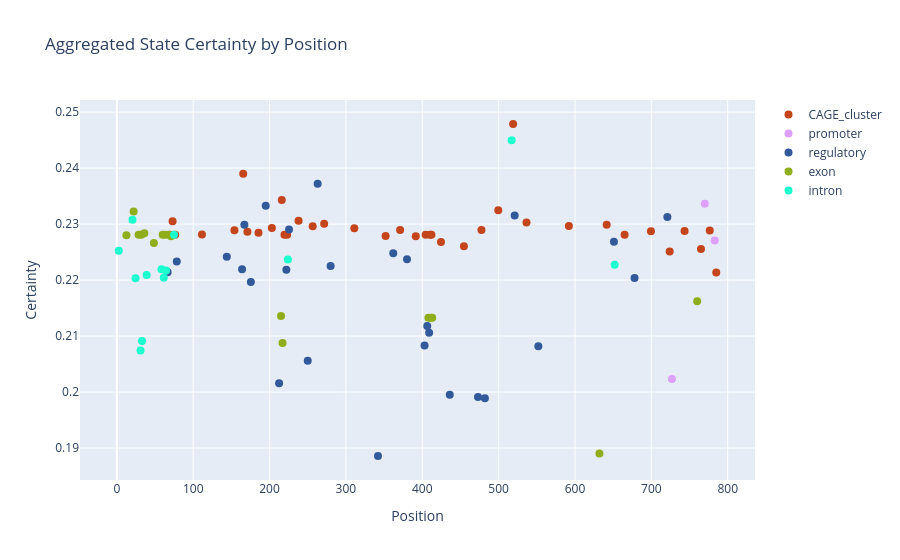

Notebook code cell kept with this figure:
### Code cell
cos_dist = df["fit_cos_dist"].to_numpy()
inv_weights = 1 / (cos_dist + 1e-10)
weights = inv_weights #/ inv_weights.sum()

n_positions = state_arrays.shape[1]
weighted_state_array = np.zeros(n_positions, dtype=int)
certainty = np.zeros(n_positions)

for pos in range(n_positions):
    state_counts = np.zeros(n_states)
    for i, state in enumerate(state_arrays[:, pos]):
        state_counts[state] += weights[i]
    weighted_state_array[pos] = np.argmax(state_counts)
    # certainty = mean cos_dist of individuals that agree on this state
    agreeing = state_arrays[:, pos] == weighted_state_array[pos]
    certainty[pos] = cos_dist[agreeing].mean()

# aggregate into runs of same state
positions, states, certs = [], [], []
i = 0
while i < n_positions:
    s = weighted_state_array[i]
    run = [i]
    while i + 1 < n_positions and weighted_state_array[i + 1] == s:
        i += 1
        run.append(i)
    positions.append(np.mean(run))
    states.append(s)
    certs.append(np.mean(certainty[run]))
    i += 1

fig = go.Figure()
for s in range(n_states):
    mask = [i for i, st in enumerate(states) if st == s]
    if mask:
        fig.add_trace(go.Scatter(
            x=[positions[i] for i in mask],
            y=[certs[i] for i in mask],
            mode="markers",
            marker=dict(color=colors[s], size=8),
            name=state_names[s],
        ))

fig.update_layout(
    title="Aggregated State Certainty by Position",
    xaxis_title="Position",
    yaxis_title="Certainty",
)
fig.show()

### Figure 1 — Plotly figure (JSON) as saved in the notebook; plotly's stock layout.template omitted (floating-point values rounded to 4 significant figures)
{"data": [{"marker": {"color": "#C4451C", "size": 8}, "mode": "markers", "name": "CAGE_cluster", "type": "scatter", "x": [69.5, 73, 76.5, 111.5, 154, 165.5, 171, 185.5, 203, 216, 219.5, 223, 238, 256.5, 271.5, 311, 352, 371, 391.5, 404.5, 410, 412, 424.5, 454.5, 477.5, 499.5, 519, 536.5, 592, 641.5, 665, 699.5, 724, 743.5, 765, 776.5, 785], "y": [0.2281, 0.2305, 0.2281, 0.2282, 0.2289, 0.239, 0.2286, 0.2284, 0.2293, 0.2343, 0.2281, 0.2281, 0.2306, 0.2296, 0.2301, 0.2293, 0.2279, 0.229, 0.2278, 0.2281, 0.2281, 0.2281, 0.2268, 0.226, 0.2289, 0.2325, 0.2479, 0.2303, 0.2297, 0.2299, 0.2281, 0.2287, 0.2251, 0.2288, 0.2256, 0.2289, 0.2213]}, {"marker": {"color": "#DEA0FD", "size": 8}, "mode": "markers", "name": "promoter", "type": "scatter", "x": [727, 770, 783], "y": [0.2023, 0.2336, 0.2271]}, {"marker": {"color": "#325A9B", "size": 8}, "mode": "markers", "name": "regulatory", "type": "scatter", "x": [66.5, 78.5, 144, 164, 167, 175.5, 195, 212.5, 222, 225.5, 250, 263, 280, 342, 362, 380, 403, 406.5, 409, 436, 473, 482, 521, 552, 651, 678, 721], "y": [0.2214, 0.2233, 0.2242, 0.2219, 0.2299, 0.2196, 0.2333, 0.2016, 0.2218, 0.229, 0.2056, 0.2372, 0.2225, 0.1886, 0.2248, 0.2237, 0.2083, 0.2118, 0.2106, 0.1995, 0.1991, 0.1989, 0.2315, 0.2082, 0.2268, 0.2204, 0.2313]}, {"marker": {"color": "#90AD1C", "size": 8}, "mode": "markers", "name": "exon", "type": "scatter", "x": [12.5, 22, 28.5, 32, 36, 48.5, 60, 63, 68, 71, 215, 217, 408, 411, 413, 632, 760], "y": [0.228, 0.2323, 0.2281, 0.2281, 0.2283, 0.2266, 0.2281, 0.2281, 0.2281, 0.2278, 0.2136, 0.2087, 0.2133, 0.2133, 0.2133, 0.189, 0.2162]}, {"marker": {"color": "#1CFFCE", "size": 8}, "mode": "markers", "name": "intron", "type": "scatter", "x": [2.5, 20.5, 24.5, 31, 33, 39, 58.5, 61.5, 64.5, 75, 224, 517, 652], "y": [0.2253, 0.2308, 0.2203, 0.2074, 0.2091, 0.2209, 0.2219, 0.2204, 0.2217, 0.2281, 0.2237, 0.245, 0.2227]}], "layout": {"title": {"text": "Aggregated State Certainty by Position"}, "xaxis": {"title": {"text": "Position"}}, "yaxis": {"title": {"text": "Certainty"}}}}
